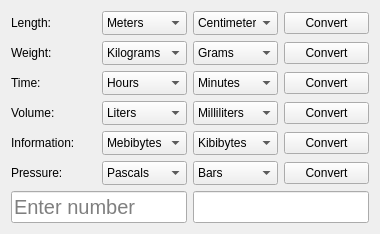
      <widget class="QWidget" name="unit_converter_page">
       <layout class="QVBoxLayout" name="verticalLayout_4">
        <item>
         <layout class="QHBoxLayout" name="length_horizontal">
          <item>
           <widget class="QLabel" name="length_label">
            <property name="text">
             <string>Length:</string>
            </property>
           </widget>
          </item>
          <item>
           <widget class="QComboBox" name="input_length_combobox">
            <property name="currentIndex">
             <number>8</number>
            </property>
            <property name="sizeAdjustPolicy">
             <enum>QComboBox::AdjustToMinimumContentsLengthWithIcon</enum>
            </property>
            <item>
             <property name="text">
              <string>Planck length</string>
             </property>
            </item>
            <item>
             <property name="text">
              <string>Angstroms</string>
             </property>
            </item>
            <item>
             <property name="text">
              <string>Picometers</string>
             </property>
            </item>
            <item>
             <property name="text">
              <string>Nanometers</string>
             </property>
            </item>
            <item>
             <property name="text">
              <string>Micrometers</string>
             </property>
            </item>
            <item>
             <property name="text">
              <string>Millimeters</string>
             </property>
            </item>
            <item>
             <property name="text">
              <string>Centimeters</string>
             </property>
            </item>
            <item>
             <property name="text">
              <string>Decimeters</string>
             </property>
            </item>
            <item>
             <property name="text">
              <string>Meters</string>
             </property>
            </item>
            <item>
             <property name="text">
              <string>Kilometers</string>
             </property>
            </item>
            <item>
             <property name="text">
              <string>Inches</string>
             </property>
            </item>
            <item>
             <property name="text">
              <string>Feet</string>
             </property>
            </item>
            <item>
             <property name="text">
              <string>Yards</string>
             </property>
            </item>
            <item>
             <property name="text">
              <string>Miles</string>
             </property>
            </item>
            <item>
             <property name="text">
              <string>Nautical miles</string>
             </property>
            </item>
            <item>
             <property name="text">
              <string>Astronomical unit</string>
             </property>
            </item>
            <item>
             <property name="text">
              <string>Lightyears</string>
             </property>
            </item>
           </widget>
          </item>
          <item>
           <widget class="QComboBox" name="output_length_combobox">
            <property name="currentIndex">
             <number>6</number>
            </property>
            <property name="sizeAdjustPolicy">
             <enum>QComboBox::AdjustToMinimumContentsLengthWithIcon</enum>
            </property>
            <item>
             <property name="text">
              <string>Planck length</string>
             </property>
            </item>
            <item>
             <property name="text">
              <string>Angstroms</string>
             </property>
            </item>
            <item>
             <property name="text">
              <string>Picometers</string>
             </property>
            </item>
            <item>
             <property name="text">
              <string>Nanometers</string>
             </property>
            </item>
            <item>
             <property name="text">
              <string>Micrometers</string>
             </property>
            </item>
            <item>
             <property name="text">
              <string>Millimeters</string>
             </property>
            </item>
            <item>
             <property name="text">
              <string>Centimeters</string>
             </property>
            </item>
            <item>
             <property name="text">
              <string>Decimeters</string>
             </property>
            </item>
            <item>
             <property name="text">
              <string>Meters</string>
             </property>
            </item>
            <item>
             <property name="text">
              <string>Kilometers</string>
             </property>
            </item>
            <item>
             <property name="text">
              <string>Inches</string>
             </property>
            </item>
            <item>
             <property name="text">
              <string>Feet</string>
             </property>
            </item>
            <item>
             <property name="text">
              <string>Yards</string>
             </property>
            </item>
            <item>
             <property name="text">
              <string>Miles</string>
             </property>
            </item>
            <item>
             <property name="text">
              <string>Nautical miles</string>
             </property>
            </item>
            <item>
             <property name="text">
              <string>Astronomical unit</string>
             </property>
            </item>
            <item>
             <property name="text">
              <string>Lightyears</string>
             </property>
            </item>
           </widget>
          </item>
          <item>
           <widget class="QPushButton" name="length_convert_btn">
            <property name="sizePolicy">
             <sizepolicy hsizetype="Preferred" vsizetype="Fixed">
              <horstretch>0</horstretch>
              <verstretch>0</verstretch>
             </sizepolicy>
            </property>
            <property name="text">
             <string>Convert</string>
            </property>
           </widget>
          </item>
         </layout>
        </item>
        <item>
         <layout class="QHBoxLayout" name="weight_horizontal">
          <item>
           <widget class="QLabel" name="weight_label">
            <property name="text">
             <string>Weight:</string>
            </property>
           </widget>
          </item>
          <item>
           <widget class="QComboBox" name="input_weight_combobox">
            <property name="currentIndex">
             <number>8</number>
            </property>
            <property name="sizeAdjustPolicy">
             <enum>QComboBox::AdjustToMinimumContentsLengthWithIcon</enum>
            </property>
            <item>
             <property name="text">
              <string>Atom mass unit</string>
             </property>
            </item>
            <item>
             <property name="text">
              <string>Planck mass</string>
             </property>
            </item>
            <item>
             <property name="text">
              <string>Milli mass unit</string>
             </property>
            </item>
            <item>
             <property name="text">
              <string>Daltons</string>
             </property>
            </item>
            <item>
             <property name="text">
              <string>Micrograms</string>
             </property>
            </item>
            <item>
             <property name="text">
              <string>Milligrams</string>
             </property>
            </item>
            <item>
             <property name="text">
              <string>Grams</string>
             </property>
            </item>
            <item>
             <property name="text">
              <string>Pounds</string>
             </property>
            </item>
            <item>
             <property name="text">
              <string>Kilograms</string>
             </property>
            </item>
            <item>
             <property name="text">
              <string>Tons</string>
             </property>
            </item>
           </widget>
          </item>
          <item>
           <widget class="QComboBox" name="output_weight_combobox">
            <property name="currentIndex">
             <number>6</number>
            </property>
            <property name="sizeAdjustPolicy">
             <enum>QComboBox::AdjustToMinimumContentsLengthWithIcon</enum>
            </property>
            <item>
             <property name="text">
              <string>Atom mass unit</string>
             </property>
            </item>
            <item>
             <property name="text">
              <string>Planck mass</string>
             </property>
            </item>
            <item>
             <property name="text">
              <string>Milli mass unit</string>
             </property>
            </item>
            <item>
             <property name="text">
              <string>Daltons</string>
             </property>
            </item>
            <item>
             <property name="text">
              <string>Micrograms</string>
             </property>
            </item>
            <item>
             <property name="text">
              <string>Milligrams</string>
             </property>
            </item>
            <item>
             <property name="text">
              <string>Grams</string>
             </property>
            </item>
            <item>
             <property name="text">
              <string>Pounds</string>
             </property>
            </item>
            <item>
             <property name="text">
              <string>Kilograms</string>
             </property>
            </item>
            <item>
             <property name="text">
              <string>Tons</string>
             </property>
            </item>
           </widget>
          </item>
          <item>
           <widget class="QPushButton" name="weight_convert_btn">
            <property name="sizePolicy">
             <sizepolicy hsizetype="Preferred" vsizetype="Fixed">
              <horstretch>0</horstretch>
              <verstretch>0</verstretch>
             </sizepolicy>
            </property>
            <property name="text">
             <string>Convert</string>
            </property>
           </widget>
          </item>
         </layout>
        </item>
        <item>
         <layout class="QHBoxLayout" name="time_horisontal">
          <item>
           <widget class="QLabel" name="time_label">
            <property name="text">
             <string>Time:</string>
            </property>
           </widget>
          </item>
          <item>
           <widget class="QComboBox" name="input_time_combobox">
            <property name="currentIndex">
             <number>7</number>
            </property>
            <property name="sizeAdjustPolicy">
             <enum>QComboBox::AdjustToMinimumContentsLengthWithIcon</enum>
            </property>
            <item>
             <property name="text">
              <string>Planck time</string>
             </property>
            </item>
            <item>
             <property name="text">
              <string>Picoseconds</string>
             </property>
            </item>
            <item>
             <property name="text">
              <string>Nanoseconds</string>
             </property>
            </item>
            <item>
             <property name="text">
              <string>Microseconds</string>
             </property>
            </item>
            <item>
             <property name="text">
              <string>Milliseconds</string>
             </property>
            </item>
            <item>
             <property name="text">
              <string>Seconds</string>
             </property>
            </item>
            <item>
             <property name="text">
              <string>Minutes</string>
             </property>
            </item>
            <item>
             <property name="text">
              <string>Hours</string>
             </property>
            </item>
            <item>
             <property name="text">
              <string>Days</string>
             </property>
            </item>
            <item>
             <property name="text">
              <string>Full moon cycles</string>
             </property>
            </item>
            <item>
             <property name="text">
              <string>Common years</string>
             </property>
            </item>
            <item>
             <property name="text">
              <string>Years</string>
             </property>
            </item>
            <item>
             <property name="text">
              <string>Julian years</string>
             </property>
            </item>
            <item>
             <property name="text">
              <string>Draconic years</string>
             </property>
            </item>
            <item>
             <property name="text">
              <string>Tropical years</string>
             </property>
            </item>
            <item>
             <property name="text">
              <string>Sidereal years</string>
             </property>
            </item>
            <item>
             <property name="text">
              <string>Gaussian years</string>
             </property>
            </item>
            <item>
             <property name="text">
              <string>Anomalistic years</string>
             </property>
            </item>
           </widget>
          </item>
          <item>
           <widget class="QComboBox" name="output_time_combobox">
            <property name="currentIndex">
             <number>6</number>
            </property>
            <property name="sizeAdjustPolicy">
             <enum>QComboBox::AdjustToMinimumContentsLengthWithIcon</enum>
            </property>
            <item>
             <property name="text">
              <string>Planck time</string>
             </property>
            </item>
            <item>
             <property name="text">
              <string>Picoseconds</string>
             </property>
            </item>
            <item>
             <property name="text">
              <string>Nanoseconds</string>
             </property>
            </item>
            <item>
             <property name="text">
              <string>Microseconds</string>
             </property>
            </item>
            <item>
             <property name="text">
              <string>Milliseconds</string>
             </property>
            </item>
            <item>
             <property name="text">
              <string>Seconds</string>
             </property>
            </item>
            <item>
             <property name="text">
              <string>Minutes</string>
             </property>
            </item>
            <item>
             <property name="text">
              <string>Hours</string>
             </property>
            </item>
            <item>
             <property name="text">
              <string>Days</string>
             </property>
            </item>
            <item>
             <property name="text">
              <string>Full moon cycles</string>
             </property>
            </item>
            <item>
             <property name="text">
              <string>Common years</string>
             </property>
            </item>
            <item>
             <property name="text">
              <string>Years</string>
             </property>
            </item>
            <item>
             <property name="text">
              <string>Julian years</string>
             </property>
            </item>
            <item>
             <property name="text">
              <string>Draconic years</string>
             </property>
            </item>
            <item>
             <property name="text">
              <string>Tropical years</string>
             </property>
            </item>
            <item>
             <property name="text">
              <string>Sidereal years</string>
             </property>
            </item>
            <item>
             <property name="text">
              <string>Gaussian years</string>
             </property>
            </item>
            <item>
             <property name="text">
              <string>Anomalistic years</string>
             </property>
            </item>
           </widget>
          </item>
          <item>
           <widget class="QPushButton" name="time_convert_btn">
            <property name="sizePolicy">
             <sizepolicy hsizetype="Preferred" vsizetype="Fixed">
              <horstretch>0</horstretch>
              <verstretch>0</verstretch>
             </sizepolicy>
            </property>
            <property name="text">
             <string>Convert</string>
            </property>
           </widget>
          </item>
         </layout>
        </item>
        <item>
         <layout class="QHBoxLayout" name="volume_horisontal">
          <item>
           <widget class="QLabel" name="volume_label">
            <property name="text">
             <string>Volume:</string>
            </property>
           </widget>
          </item>
          <item>
           <widget class="QComboBox" name="input_volume_combobox">
            <property name="currentIndex">
             <number>4</number>
            </property>
            <property name="sizeAdjustPolicy">
             <enum>QComboBox::AdjustToMinimumContentsLengthWithIcon</enum>
            </property>
            <item>
             <property name="text">
              <string>Planck volume</string>
             </property>
            </item>
            <item>
             <property name="text">
              <string>Milliliters</string>
             </property>
            </item>
            <item>
             <property name="text">
              <string>Centiliters</string>
             </property>
            </item>
            <item>
             <property name="text">
              <string>Deciliters</string>
             </property>
            </item>
            <item>
             <property name="text">
              <string>Liters</string>
             </property>
            </item>
            <item>
             <property name="text">
              <string>Quarts</string>
             </property>
            </item>
           </widget>
          </item>
          <item>
           <widget class="QComboBox" name="output_volume_combobox">
            <property name="currentIndex">
             <number>1</number>
            </property>
            <property name="sizeAdjustPolicy">
             <enum>QComboBox::AdjustToMinimumContentsLengthWithIcon</enum>
            </property>
            <item>
             <property name="text">
              <string>Planck volume</string>
             </property>
            </item>
            <item>
             <property name="text">
              <string>Milliliters</string>
             </property>
            </item>
            <item>
             <property name="text">
              <string>Centiliters</string>
             </property>
            </item>
            <item>
             <property name="text">
              <string>Deciliters</string>
             </property>
            </item>
            <item>
             <property name="text">
              <string>Liters</string>
             </property>
            </item>
            <item>
             <property name="text">
              <string>Quarts</string>
             </property>
            </item>
           </widget>
          </item>
          <item>
           <widget class="QPushButton" name="volume_convert_btn">
            <property name="sizePolicy">
             <sizepolicy hsizetype="Preferred" vsizetype="Fixed">
              <horstretch>0</horstretch>
              <verstretch>0</verstretch>
             </sizepolicy>
            </property>
            <property name="text">
             <string>Convert</string>
            </property>
           </widget>
          </item>
         </layout>
        </item>
        <item>
         <layout class="QHBoxLayout" name="information_horisontal">
          <item>
           <widget class="QLabel" name="information_label">
            <property name="text">
             <string>Information:</string>
            </property>
           </widget>
          </item>
          <item>
           <widget class="QComboBox" name="input_information_combobox">
            <property name="currentIndex">
             <number>3</number>
            </property>
            <property name="sizeAdjustPolicy">
             <enum>QComboBox::AdjustToMinimumContentsLengthWithIcon</enum>
            </property>
            <item>
             <property name="text">
              <string>Bits</string>
             </property>
            </item>
            <item>
             <property name="text">
              <string>Bytes</string>
             </property>
            </item>
            <item>
             <property name="text">
              <string>Kibibytes</string>
             </property>
            </item>
            <item>
             <property name="text">
              <string>Mebibytes</string>
             </property>
            </item>
            <item>
             <property name="text">
              <string>Gibibytes</string>
             </property>
            </item>
            <item>
             <property name="text">
              <string>Tebibytes</string>
             </property>
            </item>
            <item>
             <property name="text">
              <string>Pebibytes</string>
             </property>
            </item>
            <item>
             <property name="text">
              <string>Exbibytes</string>
             </property>
            </item>
           </widget>
          </item>
          <item>
           <widget class="QComboBox" name="output_information_combobox">
            <property name="currentIndex">
             <number>2</number>
            </property>
            <property name="sizeAdjustPolicy">
             <enum>QComboBox::AdjustToMinimumContentsLengthWithIcon</enum>
            </property>
            <item>
             <property name="text">
              <string>Bits</string>
             </property>
            </item>
            <item>
             <property name="text">
              <string>Bytes</string>
             </property>
            </item>
            <item>
             <property name="text">
              <string>Kibibytes</string>
             </property>
            </item>
            <item>
             <property name="text">
              <string>Mebibytes</string>
             </property>
            </item>
            <item>
             <property name="text">
              <string>Gibibytes</string>
             </property>
            </item>
            <item>
             <property name="text">
              <string>Tebibytes</string>
             </property>
            </item>
            <item>
             <property name="text">
              <string>Pebibytes</string>
             </property>
            </item>
            <item>
             <property name="text">
              <string>Exbibytes</string>
             </property>
            </item>
           </widget>
          </item>
          <item>
           <widget class="QPushButton" name="information_convert_btn">
            <property name="sizePolicy">
             <sizepolicy hsizetype="Preferred" vsizetype="Fixed">
              <horstretch>0</horstretch>
              <verstretch>0</verstretch>
             </sizepolicy>
            </property>
            <property name="text">
             <string>Convert</string>
            </property>
           </widget>
          </item>
         </layout>
        </item>
        <item>
         <layout class="QHBoxLayout" name="pressure_horisontal">
          <item>
           <widget class="QLabel" name="pressure_label">
            <property name="text">
             <string>Pressure:</string>
            </property>
           </widget>
          </item>
          <item>
           <widget class="QComboBox" name="input_pressure_combobox">
            <property name="currentIndex">
             <number>3</number>
            </property>
            <property name="sizeAdjustPolicy">
             <enum>QComboBox::AdjustToMinimumContentsLengthWithIcon</enum>
            </property>
            <item>
             <property name="text">
              <string>Planck pressure</string>
             </property>
            </item>
            <item>
             <property name="text">
              <string>Atmospheres</string>
             </property>
            </item>
            <item>
             <property name="text">
              <string>Bars</string>
             </property>
            </item>
            <item>
             <property name="text">
              <string>Pascals</string>
             </property>
            </item>
            <item>
             <property name="text">
              <string>Torrs</string>
             </property>
            </item>
            <item>
             <property name="text">
              <string>Pounds per square inch</string>
             </property>
            </item>
           </widget>
          </item>
          <item>
           <widget class="QComboBox" name="output_pressure_combobox">
            <property name="currentIndex">
             <number>2</number>
            </property>
            <property name="sizeAdjustPolicy">
             <enum>QComboBox::AdjustToMinimumContentsLengthWithIcon</enum>
            </property>
            <item>
             <property name="text">
              <string>Planck pressure</string>
             </property>
            </item>
            <item>
             <property name="text">
              <string>Atmospheres</string>
             </property>
            </item>
            <item>
             <property name="text">
              <string>Bars</string>
             </property>
            </item>
            <item>
             <property name="text">
              <string>Pascals</string>
             </property>
            </item>
            <item>
             <property name="text">
              <string>Torrs</string>
             </property>
            </item>
            <item>
             <property name="text">
              <string>Pounds per square inch</string>
             </property>
            </item>
           </widget>
          </item>
          <item>
           <widget class="QPushButton" name="pressure_convert_btn">
            <property name="sizePolicy">
             <sizepolicy hsizetype="Preferred" vsizetype="Fixed">
              <horstretch>0</horstretch>
              <verstretch>0</verstretch>
             </sizepolicy>
            </property>
            <property name="text">
             <string>Convert</string>
            </property>
           </widget>
          </item>
         </layout>
        </item>
        <item>
         <layout class="QHBoxLayout" name="horizontalLayout_3">
          <item>
           <widget class="QLineEdit" name="input_line_unit">
            <property name="font">
             <font>
              <pointsize>15</pointsize>
             </font>
            </property>
            <property name="placeholderText">
             <string>Enter number</string>
            </property>
           </widget>
          </item>
          <item>
           <widget class="QLineEdit" name="output_line_unit">
            <property name="font">
             <font>
              <pointsize>15</pointsize>
             </font>
            </property>
            <property name="readOnly">
             <bool>true</bool>
            </property>
           </widget>
          </item>
         </layout>
        </item>
       </layout>
      </widget>
